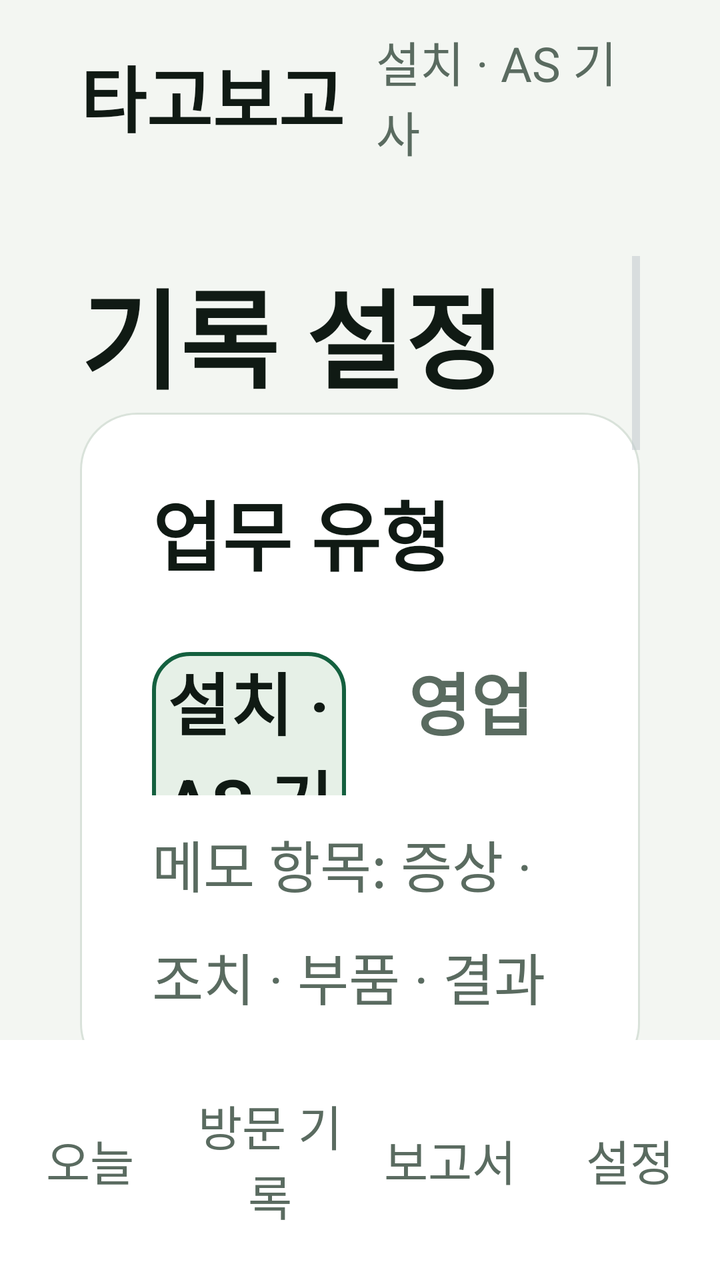
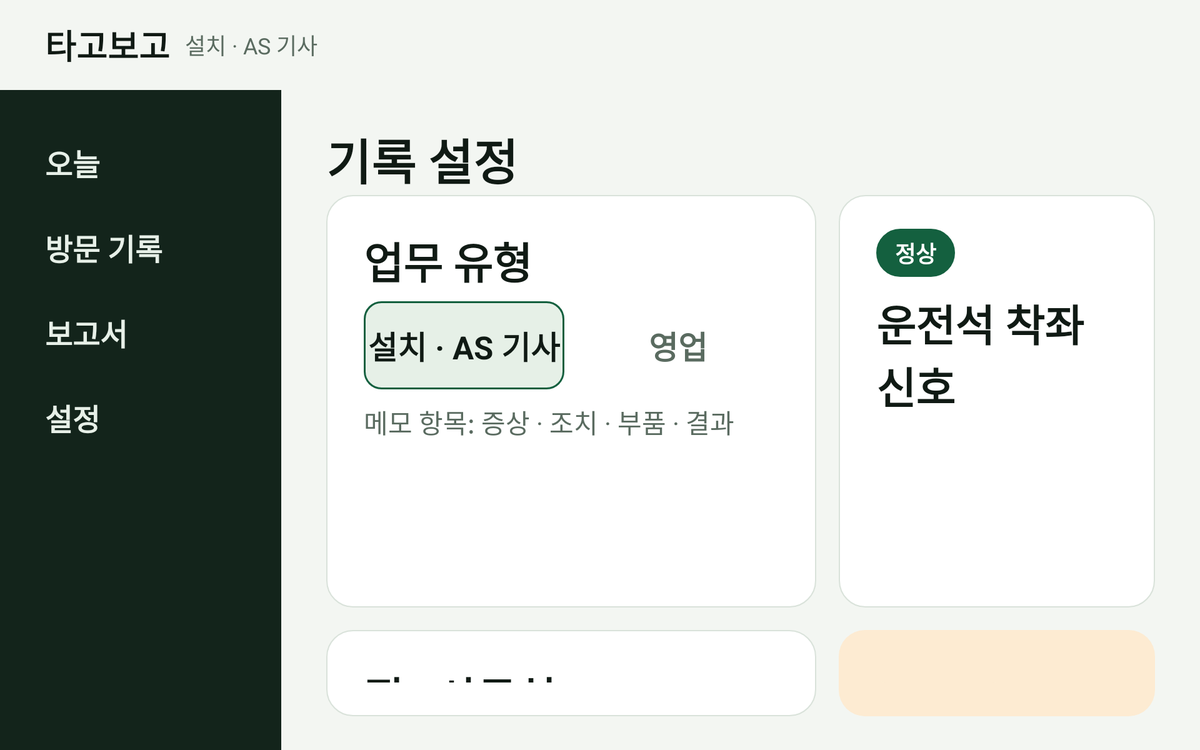

One screen, two layout resources from the same app: the default and the repository's alternative for another configuration. Each is rendered where Android would select it; the XML of both is given below.
<!-- AndroidManifest.xml: application theme Theme.TagoBogo -->
<!-- res/layout/activity_settings.xml -->
<?xml version="1.0" encoding="utf-8"?>
<LinearLayout xmlns:android="http://schemas.android.com/apk/res/android"
    android:layout_width="match_parent"
    android:layout_height="match_parent"
    android:orientation="vertical"
    android:background="@color/tb_bg">

    <include layout="@layout/view_topbar" />

    <ScrollView
        android:layout_width="match_parent"
        android:layout_height="0dp"
        android:layout_weight="1"
        android:paddingStart="@dimen/tb_gutter"
        android:paddingEnd="@dimen/tb_gutter"
        android:paddingTop="@dimen/tb_card_pad_v"
        android:clipToPadding="false">

        <LinearLayout
            android:layout_width="match_parent"
            android:layout_height="wrap_content"
            android:orientation="vertical">

            <TextView
                style="@style/Tb.H1"
                android:layout_width="match_parent"
                android:layout_height="wrap_content"
                android:text="@string/settings_title" />

            <LinearLayout style="@style/Tb.Card">

                <TextView
                    style="@style/Tb.CardTitle"
                    android:layout_width="match_parent"
                    android:layout_height="wrap_content"
                    android:text="@string/settings_role_title" />

                <LinearLayout
                    android:layout_width="match_parent"
                    android:layout_height="wrap_content"
                    android:orientation="horizontal"
                    android:layout_marginTop="10dp">

                    <TextView
                        android:id="@+id/seg_role_tech"
                        style="@style/Tb.Button"
                        android:layout_width="0dp"
                        android:layout_weight="1"
                        android:layout_marginEnd="@dimen/tb_gap_sm"
                        android:background="@drawable/bg_seg_on"
                        android:text="@string/role_tech" />

                    <TextView
                        android:id="@+id/seg_role_sales"
                        style="@style/Tb.Button"
                        android:layout_width="0dp"
                        android:layout_weight="1"
                        android:background="@drawable/bg_seg_off"
                        android:textColor="@color/tb_muted"
                        android:text="@string/role_sales" />
                </LinearLayout>

                <TextView
                    android:id="@+id/role_hint"
                    style="@style/Tb.Body"
                    android:layout_width="match_parent"
                    android:layout_height="wrap_content"
                    android:layout_marginTop="@dimen/tb_gap_sm"
                    android:text="@string/settings_role_hint" />

            </LinearLayout>

            <LinearLayout
                style="@style/Tb.Card"
                android:layout_marginTop="@dimen/tb_gap">

                <TextView
                    android:id="@+id/signal_tag"
                    style="@style/Tb.Chip.Accent"
                    android:text="@string/tag_ok" />

                <TextView
                    style="@style/Tb.CardTitle"
                    android:layout_width="match_parent"
                    android:layout_height="wrap_content"
                    android:layout_marginTop="16dp"
                    android:text="@string/settings_signal_title" />

            </LinearLayout>

            <LinearLayout
                style="@style/Tb.Card.Warn"
                android:layout_marginTop="@dimen/tb_gap">

                <TextView
                    style="@style/Tb.Chip.Warn"
                    android:text="@string/tag_needs_review" />

                <TextView
                    style="@style/Tb.CardTitle"
                    android:layout_width="match_parent"
                    android:layout_height="wrap_content"
                    android:layout_marginTop="16dp"
                    android:textColor="@color/tb_warn"
                    android:text="@string/settings_gap_title" />

                <TextView
                    style="@style/Tb.Body"
                    android:layout_width="match_parent"
                    android:layout_height="wrap_content"
                    android:textColor="@color/tb_warn"
                    android:text="@string/settings_gap_sub" />

                <TextView
                    android:id="@+id/btn_add_stop"
                    style="@style/Tb.Button.Small"
                    android:layout_marginTop="@dimen/tb_gap"
                    android:text="@string/action_add_stop" />
            </LinearLayout>

            <LinearLayout
                style="@style/Tb.Card"
                android:layout_marginTop="@dimen/tb_gap">

                <TextView
                    style="@style/Tb.CardTitle"
                    android:layout_width="match_parent"
                    android:layout_height="wrap_content"
                    android:text="@string/settings_place_title" />

                <TextView
                    style="@style/Tb.Body"
                    android:layout_width="match_parent"
                    android:layout_height="wrap_content"
                    android:text="@string/settings_place_sub" />

                <TextView
                    android:id="@+id/place_list"
                    style="@style/Tb.Body.Ink"
                    android:layout_width="match_parent"
                    android:layout_height="wrap_content"
                    android:layout_marginTop="18dp"
                    android:text="@string/settings_place_list_sample" />

                <TextView
                    android:id="@+id/btn_manage_place"
                    style="@style/Tb.Button.Small.Ghost"
                    android:layout_marginTop="@dimen/tb_gap"
                    android:text="@string/action_manage_place" />
            </LinearLayout>

        </LinearLayout>
    </ScrollView>

    <include layout="@layout/view_tabs" />
</LinearLayout>
<!-- res/layout/view_topbar.xml (included above) -->
<?xml version="1.0" encoding="utf-8"?>
<LinearLayout xmlns:android="http://schemas.android.com/apk/res/android"
    android:id="@+id/topbar"
    android:layout_width="match_parent"
    android:layout_height="@dimen/tb_bar_h"
    android:orientation="horizontal"
    android:gravity="center_vertical"
    android:paddingStart="@dimen/tb_gutter"
    android:paddingEnd="@dimen/tb_gutter"
    android:background="@color/tb_bg">

    <TextView
        android:id="@+id/topbar_logo"
        android:layout_width="wrap_content"
        android:layout_height="wrap_content"
        android:text="@string/app_name"
        android:textSize="@dimen/tb_text_logo"
        android:textStyle="bold"
        android:textColor="@color/tb_ink" />

    <TextView
        android:id="@+id/topbar_role"
        android:layout_width="wrap_content"
        android:layout_height="wrap_content"
        android:layout_marginStart="16dp"
        android:text="@string/role_tech"
        android:textSize="@dimen/tb_text_label"
        android:textColor="@color/tb_muted" />

    <View
        android:layout_width="0dp"
        android:layout_height="1dp"
        android:layout_weight="1" />

    <View
        android:id="@+id/topbar_dot"
        android:layout_width="16dp"
        android:layout_height="16dp"
        android:layout_marginEnd="12dp"
        android:background="@drawable/bg_dot"
        android:visibility="gone" />

    <TextView
        android:id="@+id/topbar_status"
        android:layout_width="wrap_content"
        android:layout_height="wrap_content"
        android:textSize="@dimen/tb_text_status"
        android:textColor="@color/tb_muted"
        android:visibility="gone" />
</LinearLayout>
<!-- res/layout/view_tabs.xml (included above) -->
<?xml version="1.0" encoding="utf-8"?>
<LinearLayout xmlns:android="http://schemas.android.com/apk/res/android"
    android:id="@+id/tabs"
    android:layout_width="match_parent"
    android:layout_height="@dimen/tb_tabs_h"
    android:orientation="horizontal"
    android:background="@color/tb_surface">

    <TextView
        android:id="@+id/tab_today"
        style="@style/Tb.Tab"
        android:text="@string/nav_today" />

    <TextView
        android:id="@+id/tab_stops"
        style="@style/Tb.Tab"
        android:text="@string/nav_stops" />

    <TextView
        android:id="@+id/tab_report"
        style="@style/Tb.Tab"
        android:text="@string/nav_report" />

    <TextView
        android:id="@+id/tab_settings"
        style="@style/Tb.Tab"
        android:text="@string/nav_settings" />
</LinearLayout>
<!-- resources referenced by this layout -->
<resources>
  <color name="tb_bg">#FFF3F6F2</color>
  <color name="tb_ink">#FF101A14</color>
  <color name="tb_muted">#FF5A6B60</color>
  <color name="tb_surface">#FFFFFFFF</color>
  <color name="tb_warn">#FF8A4B00</color>
  <dimen name="tb_bar_h">96dp</dimen>
  <dimen name="tb_card_pad_v">32dp</dimen>
  <dimen name="tb_gap">22dp</dimen>
  <dimen name="tb_gap_sm">14dp</dimen>
  <dimen name="tb_gutter">40dp</dimen>
  <dimen name="tb_tabs_h">120dp</dimen>
  <dimen name="tb_text_label">24sp</dimen>
  <dimen name="tb_text_logo">36sp</dimen>
  <dimen name="tb_text_status">26sp</dimen>
  <!-- drawable bg_dot (drawable) -->
  <?xml version="1.0" encoding="utf-8"?>
  <shape xmlns:android="http://schemas.android.com/apk/res/android" android:shape="oval">
      <solid android:color="@color/tb_accent" />
  </shape>
  <string name="action_add_stop">방문 직접 추가</string>
  <string name="action_manage_place">장소 관리</string>
  <string name="app_name">타고보고</string>
  <string name="nav_report">보고서</string>
  <string name="nav_settings">설정</string>
  <string name="nav_stops">방문 기록</string>
  <string name="nav_today">오늘</string>
  <string name="role_sales">영업</string>
  <string name="role_tech">설치 · AS 기사</string>
  <string name="settings_gap_sub">10:55 — 11:08 · 신호 없음</string>
  <string name="settings_gap_title">기록 공백 1건</string>
  <string name="settings_place_list_sample">사무실 · 서초구 · 반경 150m\n집 · 등록 안 됨</string>
  <string name="settings_place_sub">집과 사무실은 방문 확인 대상에서 제외합니다.</string>
  <string name="settings_place_title">집 · 사무실</string>
  <string name="settings_role_hint">메모 항목: 증상 · 조치 · 부품 · 결과</string>
  <string name="settings_role_title">업무 유형</string>
  <string name="settings_signal_title">운전석 착좌 신호</string>
  <string name="settings_title">기록 설정</string>
  <string name="tag_needs_review">확인 필요</string>
  <string name="tag_ok">정상</string>
  <style name="Tb.Body.Ink" parent="Tb.Body">
          <item name="android:textColor">@color/tb_ink</item>
      </style>
  <style name="Tb.Button.Small" parent="Tb.Button">
          <item name="android:layout_height">@dimen/tb_btn_h_sm</item>
          <item name="android:textSize">@dimen/tb_text_btn_sm</item>
      </style>
  <style name="Tb.Button.Small.Ghost" parent="Tb.Button.Small">
          <item name="android:background">@drawable/bg_btn_ghost</item>
      </style>
  <style name="Tb.Card.Warn" parent="Tb.Card">
          <item name="android:background">@drawable/bg_card_warn</item>
      </style>
  <style name="Tb.Chip.Accent" parent="Tb.Chip">
          <item name="android:background">@drawable/bg_chip_accent</item>
          <item name="android:textColor">@color/tb_chip_acc_ink</item>
      </style>
  <style name="Tb.Chip.Warn" parent="Tb.Chip">
          <item name="android:background">@drawable/bg_chip_warn</item>
          <item name="android:textColor">@color/tb_warn</item>
      </style>
  <style name="Theme.TagoBogo" parent="android:Theme.DeviceDefault.NoActionBar">
          <item name="android:windowBackground">@color/tb_bg</item>
      </style>
  <color name="tb_accent">#FF14603F</color>
  <color name="tb_soft">#FFE6F0E7</color>
  <style name="Tb.Text" parent="">
          <item name="android:layout_width">wrap_content</item>
          <item name="android:layout_height">wrap_content</item>
      </style>
  <dimen name="tb_text_body">28sp</dimen>
  <dimen name="tb_btn_h">94dp</dimen>
  <dimen name="tb_text_btn">34sp</dimen>
  <dimen name="tb_btn_h_sm">72dp</dimen>
  <dimen name="tb_text_btn_sm">28sp</dimen>
  <dimen name="tb_card_pad_h">36dp</dimen>
  <dimen name="tb_text_card_title">38sp</dimen>
  <color name="tb_chip_acc_ink">#FFFFFFFF</color>
  <dimen name="tb_text_h1">54sp</dimen>
  <color name="tb_line">#FFD9E2DA</color>
  <color name="tb_warn_bg">#FFFDEBD2</color>
  <color name="tb_chip_acc_bg">#FF14603F</color>
  <color name="tb_chip_acc_stroke">#FF14603F</color>
  <!-- some entries are left out for length -->
</resources>
<!-- res/layout-w1000dp/activity_settings.xml (the repository's variant of the layout above) -->
<!-- drawn on a large tablet held sideways -->
<?xml version="1.0" encoding="utf-8"?>
<LinearLayout xmlns:android="http://schemas.android.com/apk/res/android"
    android:layout_width="match_parent"
    android:layout_height="match_parent"
    android:orientation="vertical"
    android:background="@color/tb_bg">

    <include layout="@layout/view_topbar" />

    <LinearLayout
        android:layout_width="match_parent"
        android:layout_height="0dp"
        android:layout_weight="1"
        android:orientation="horizontal">

        <include layout="@layout/view_rail" />

        <LinearLayout
            android:layout_width="0dp"
            android:layout_height="match_parent"
            android:layout_weight="1"
            android:orientation="vertical"
            android:paddingStart="@dimen/tb_gutter"
            android:paddingEnd="@dimen/tb_gutter"
            android:paddingTop="@dimen/tb_card_pad_v"
            android:paddingBottom="@dimen/tb_card_pad_v">

            <TextView
                style="@style/Tb.H1"
                android:layout_width="match_parent"
                android:layout_height="wrap_content"
                android:textSize="52sp"
                android:text="@string/settings_title" />

            <LinearLayout
                android:layout_width="match_parent"
                android:layout_height="0dp"
                android:layout_weight="1"
                android:orientation="horizontal">

                <LinearLayout
                    android:layout_width="0dp"
                    android:layout_height="match_parent"
                    android:layout_weight="1.55"
                    android:orientation="vertical">

                    <LinearLayout
                        style="@style/Tb.Card"
                        android:layout_height="440dp">

                        <TextView
                            style="@style/Tb.CardTitle"
                            android:layout_width="match_parent"
                            android:layout_height="wrap_content"
                            android:text="@string/settings_role_title" />

                        <LinearLayout
                            android:layout_width="match_parent"
                            android:layout_height="wrap_content"
                            android:orientation="horizontal"
                            android:layout_marginTop="10dp">

                            <TextView
                                android:id="@+id/seg_role_tech"
                                style="@style/Tb.Button"
                                android:layout_width="0dp"
                                android:layout_weight="1"
                                android:layout_marginEnd="@dimen/tb_gap_sm"
                                android:background="@drawable/bg_seg_on"
                                android:text="@string/role_tech" />

                            <TextView
                                android:id="@+id/seg_role_sales"
                                style="@style/Tb.Button"
                                android:layout_width="0dp"
                                android:layout_weight="1"
                                android:background="@drawable/bg_seg_off"
                                android:textColor="@color/tb_muted"
                                android:text="@string/role_sales" />
                        </LinearLayout>

                        <TextView
                            android:id="@+id/role_hint"
                            style="@style/Tb.Body"
                            android:layout_width="match_parent"
                            android:layout_height="wrap_content"
                            android:layout_marginTop="@dimen/tb_gap_sm"
                            android:text="@string/settings_role_hint" />

                    </LinearLayout>

                    <LinearLayout
                        style="@style/Tb.Card"
                        android:layout_height="0dp"
                        android:layout_weight="1"
                        android:layout_marginTop="@dimen/tb_gap">

                        <TextView
                            style="@style/Tb.CardTitle"
                            android:layout_width="match_parent"
                            android:layout_height="wrap_content"
                            android:text="@string/settings_place_title" />

                        <TextView
                            style="@style/Tb.Body"
                            android:layout_width="match_parent"
                            android:layout_height="wrap_content"
                            android:text="@string/settings_place_sub" />

                        <TextView
                            android:id="@+id/place_list"
                            style="@style/Tb.Body.Ink"
                            android:layout_width="match_parent"
                            android:layout_height="wrap_content"
                            android:layout_marginTop="18dp"
                            android:text="@string/settings_place_list_sample" />

                        <TextView
                            android:id="@+id/btn_manage_place"
                            style="@style/Tb.Button.Small.Ghost"
                            android:layout_marginTop="@dimen/tb_gap"
                            android:text="@string/action_manage_place" />
                    </LinearLayout>
                </LinearLayout>

                <LinearLayout
                    android:layout_width="0dp"
                    android:layout_height="match_parent"
                    android:layout_weight="1"
                    android:layout_marginStart="@dimen/tb_gap"
                    android:orientation="vertical">

                    <LinearLayout
                        style="@style/Tb.Card"
                        android:layout_height="440dp">

                        <TextView
                            android:id="@+id/signal_tag"
                            style="@style/Tb.Chip.Accent"
                            android:text="@string/tag_ok" />

                        <TextView
                            style="@style/Tb.CardTitle"
                            android:layout_width="match_parent"
                            android:layout_height="wrap_content"
                            android:layout_marginTop="16dp"
                            android:text="@string/settings_signal_title" />

                    </LinearLayout>

                    <LinearLayout
                        style="@style/Tb.Card.Warn"
                        android:layout_height="0dp"
                        android:layout_weight="1"
                        android:layout_marginTop="@dimen/tb_gap">

                        <TextView
                            style="@style/Tb.Chip.Warn"
                            android:text="@string/tag_needs_review" />

                        <TextView
                            style="@style/Tb.CardTitle"
                            android:layout_width="match_parent"
                            android:layout_height="wrap_content"
                            android:layout_marginTop="16dp"
                            android:textColor="@color/tb_warn"
                            android:text="@string/settings_gap_title" />

                        <TextView
                            style="@style/Tb.Body"
                            android:layout_width="match_parent"
                            android:layout_height="wrap_content"
                            android:textColor="@color/tb_warn"
                            android:text="@string/settings_gap_sub" />

                        <View
                            android:layout_width="match_parent"
                            android:layout_height="0dp"
                            android:layout_weight="1" />

                        <TextView
                            android:id="@+id/btn_add_stop"
                            style="@style/Tb.Button.Small"
                            android:text="@string/action_add_stop" />
                    </LinearLayout>
                </LinearLayout>
            </LinearLayout>
        </LinearLayout>
    </LinearLayout>
</LinearLayout>
<!-- res/layout/view_rail.xml (included above) -->
<?xml version="1.0" encoding="utf-8"?>
<LinearLayout xmlns:android="http://schemas.android.com/apk/res/android"
    android:id="@+id/rail"
    android:layout_width="@dimen/tb_rail_w"
    android:layout_height="match_parent"
    android:orientation="vertical"
    android:background="@color/tb_rail"
    android:paddingStart="24dp"
    android:paddingEnd="24dp"
    android:paddingTop="32dp"
    android:paddingBottom="32dp">

    <TextView
        android:id="@+id/rail_today"
        style="@style/Tb.Rail.Item"
        android:text="@string/nav_today" />

    <TextView
        android:id="@+id/rail_stops"
        style="@style/Tb.Rail.Item"
        android:text="@string/nav_stops" />

    <TextView
        android:id="@+id/rail_report"
        style="@style/Tb.Rail.Item"
        android:text="@string/nav_report" />

    <TextView
        android:id="@+id/rail_settings"
        style="@style/Tb.Rail.Item"
        android:text="@string/nav_settings" />

</LinearLayout>
<!-- resources referenced by the variant -->
<!-- as a large tablet held sideways resolves them -->
<resources>
  <color name="tb_bg">#FFF3F6F2</color>
  <color name="tb_ink">#FF101A14</color>
  <color name="tb_muted">#FF5A6B60</color>
  <color name="tb_rail">#FF13241B</color>
  <color name="tb_warn">#FF8A4B00</color>
  <dimen name="tb_bar_h">96dp</dimen>
  <!-- from res/values-w1000dp/ -->
  <dimen name="tb_card_pad_v">36dp</dimen>
  <!-- from res/values-w1000dp/ -->
  <dimen name="tb_gap">24dp</dimen>
  <dimen name="tb_gap_sm">14dp</dimen>
  <!-- from res/values-w1000dp/ -->
  <dimen name="tb_gutter">48dp</dimen>
  <dimen name="tb_rail_w">300dp</dimen>
  <dimen name="tb_text_label">24sp</dimen>
  <dimen name="tb_text_logo">36sp</dimen>
  <dimen name="tb_text_status">26sp</dimen>
  <string name="action_add_stop">방문 직접 추가</string>
  <string name="action_manage_place">장소 관리</string>
  <string name="app_name">타고보고</string>
  <string name="nav_report">보고서</string>
  <string name="nav_settings">설정</string>
  <string name="nav_stops">방문 기록</string>
  <string name="nav_today">오늘</string>
  <string name="role_sales">영업</string>
  <string name="role_tech">설치 · AS 기사</string>
  <string name="settings_gap_sub">10:55 — 11:08 · 신호 없음</string>
  <string name="settings_gap_title">기록 공백 1건</string>
  <string name="settings_place_list_sample">사무실 · 서초구 · 반경 150m\n집 · 등록 안 됨</string>
  <string name="settings_place_sub">집과 사무실은 방문 확인 대상에서 제외합니다.</string>
  <string name="settings_place_title">집 · 사무실</string>
  <string name="settings_role_hint">메모 항목: 증상 · 조치 · 부품 · 결과</string>
  <string name="settings_role_title">업무 유형</string>
  <string name="settings_signal_title">운전석 착좌 신호</string>
  <string name="settings_title">기록 설정</string>
  <string name="tag_needs_review">확인 필요</string>
  <string name="tag_ok">정상</string>
  <style name="Tb.Body.Ink" parent="Tb.Body">
          <item name="android:textColor">@color/tb_ink</item>
      </style>
  <style name="Tb.Button.Small" parent="Tb.Button">
          <item name="android:layout_height">@dimen/tb_btn_h_sm</item>
          <item name="android:textSize">@dimen/tb_text_btn_sm</item>
      </style>
  <style name="Tb.Button.Small.Ghost" parent="Tb.Button.Small">
          <item name="android:background">@drawable/bg_btn_ghost</item>
      </style>
  <style name="Tb.Card.Warn" parent="Tb.Card">
          <item name="android:background">@drawable/bg_card_warn</item>
      </style>
  <style name="Tb.Chip.Accent" parent="Tb.Chip">
          <item name="android:background">@drawable/bg_chip_accent</item>
          <item name="android:textColor">@color/tb_chip_acc_ink</item>
      </style>
  <style name="Tb.Chip.Warn" parent="Tb.Chip">
          <item name="android:background">@drawable/bg_chip_warn</item>
          <item name="android:textColor">@color/tb_warn</item>
      </style>
  <style name="Theme.TagoBogo" parent="android:Theme.DeviceDefault.NoActionBar">
          <item name="android:windowBackground">@color/tb_bg</item>
      </style>
  <color name="tb_accent">#FF14603F</color>
  <color name="tb_soft">#FFE6F0E7</color>
  <style name="Tb.Text" parent="">
          <item name="android:layout_width">wrap_content</item>
          <item name="android:layout_height">wrap_content</item>
      </style>
  <dimen name="tb_text_body">28sp</dimen>
  <dimen name="tb_btn_h">94dp</dimen>
  <dimen name="tb_text_btn">34sp</dimen>
  <dimen name="tb_btn_h_sm">72dp</dimen>
  <dimen name="tb_text_btn_sm">28sp</dimen>
  <!-- from res/values-w1000dp/ -->
  <dimen name="tb_card_pad_h">40dp</dimen>
  <!-- from res/values-w1000dp/ -->
  <dimen name="tb_text_card_title">46sp</dimen>
  <color name="tb_chip_acc_ink">#FFFFFFFF</color>
  <!-- from res/values-w1000dp/ -->
  <dimen name="tb_text_h1">62sp</dimen>
  <color name="tb_rail_ink">#FFE7F0E8</color>
  <color name="tb_line">#FFD9E2DA</color>
  <color name="tb_surface">#FFFFFFFF</color>
  <color name="tb_warn_bg">#FFFDEBD2</color>
  <color name="tb_chip_acc_bg">#FF14603F</color>
  <color name="tb_chip_acc_stroke">#FF14603F</color>
  <!-- some entries are left out for length -->
</resources>
